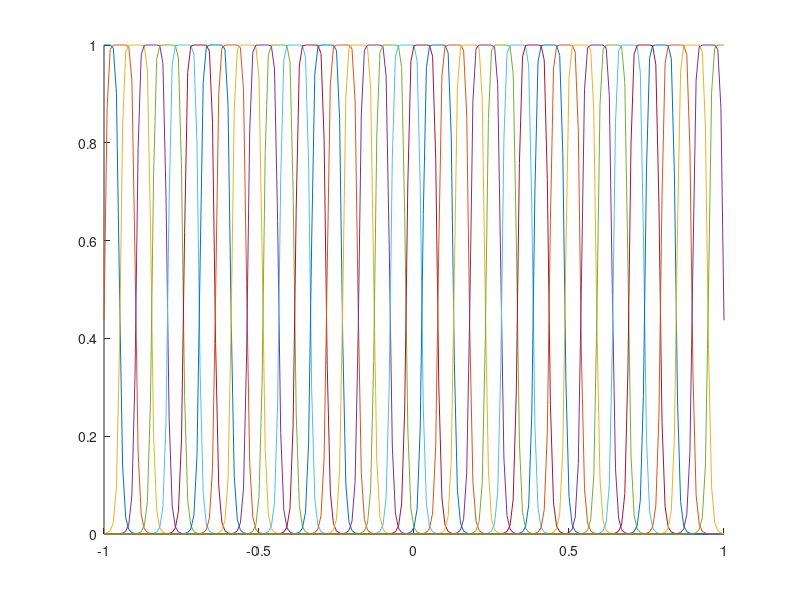

Write MATLAB code to recreate this figure.
% testowanie funkcji dzwonowych na przedziale
% Ymin = -0.32;
% Ymax = 11.84;

Ymin = -1;
Ymax = 1;

num = 40;

% kształt funkcji dzwonowej
a = 0.05;                                  % przedział wartości maksymalnej
b = 5;                                  % kształt zboczy funkcji
center = zeros(num, 1);

figure('name', "Funkcje przynależności")
hold on

interval = (Ymax - Ymin)/(num - 1);

for i = 0:(num-1)
    center(i+1) = Ymin + interval*i;
    x = Ymin:0.01:Ymax;
    y = gbellmf(x, [a b center(i+1)]);
    plot(x,y)
end



% chyba to będzie działało
